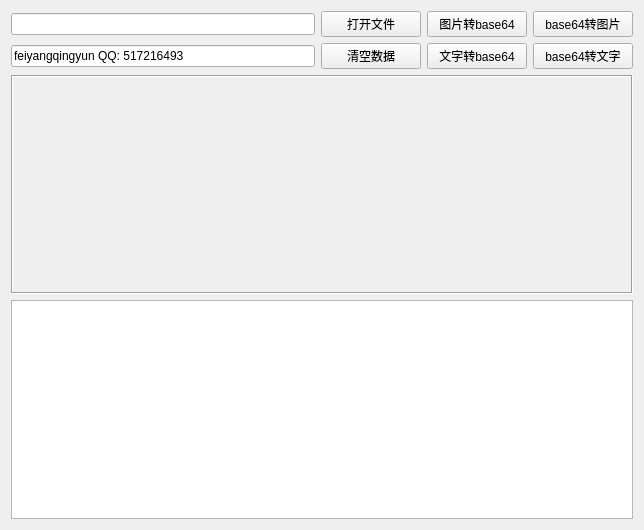
<?xml version="1.0" encoding="UTF-8"?>
<ui version="4.0">
 <class>frmBase64</class>
 <widget class="QWidget" name="frmBase64">
  <property name="geometry">
   <rect>
    <x>0</x>
    <y>0</y>
    <width>644</width>
    <height>530</height>
   </rect>
  </property>
  <property name="windowTitle">
   <string>Widget</string>
  </property>
  <layout class="QGridLayout" name="gridLayout">
   <item row="0" column="0">
    <widget class="QLineEdit" name="txtFile"/>
   </item>
   <item row="0" column="1">
    <widget class="QPushButton" name="btnOpen">
     <property name="minimumSize">
      <size>
       <width>100</width>
       <height>0</height>
      </size>
     </property>
     <property name="text">
      <string>打开文件</string>
     </property>
    </widget>
   </item>
   <item row="0" column="2">
    <widget class="QPushButton" name="btnImageToBase64">
     <property name="minimumSize">
      <size>
       <width>100</width>
       <height>0</height>
      </size>
     </property>
     <property name="text">
      <string>图片转base64</string>
     </property>
    </widget>
   </item>
   <item row="0" column="3">
    <widget class="QPushButton" name="btnBase64ToImage">
     <property name="minimumSize">
      <size>
       <width>100</width>
       <height>0</height>
      </size>
     </property>
     <property name="text">
      <string>base64转图片</string>
     </property>
    </widget>
   </item>
   <item row="1" column="0">
    <widget class="QLineEdit" name="txtText">
     <property name="text">
      <string>feiyangqingyun QQ: 517216493</string>
     </property>
    </widget>
   </item>
   <item row="1" column="1">
    <widget class="QPushButton" name="btnClear">
     <property name="minimumSize">
      <size>
       <width>100</width>
       <height>0</height>
      </size>
     </property>
     <property name="text">
      <string>清空数据</string>
     </property>
    </widget>
   </item>
   <item row="1" column="2">
    <widget class="QPushButton" name="btnTextToBase64">
     <property name="minimumSize">
      <size>
       <width>100</width>
       <height>0</height>
      </size>
     </property>
     <property name="text">
      <string>文字转base64</string>
     </property>
    </widget>
   </item>
   <item row="1" column="3">
    <widget class="QPushButton" name="btnBase64ToText">
     <property name="minimumSize">
      <size>
       <width>100</width>
       <height>0</height>
      </size>
     </property>
     <property name="text">
      <string>base64转文字</string>
     </property>
    </widget>
   </item>
   <item row="2" column="0" colspan="4">
    <widget class="QLabel" name="labImage">
     <property name="sizePolicy">
      <sizepolicy hsizetype="Preferred" vsizetype="Expanding">
       <horstretch>0</horstretch>
       <verstretch>0</verstretch>
      </sizepolicy>
     </property>
     <property name="frameShape">
      <enum>QFrame::Box</enum>
     </property>
     <property name="frameShadow">
      <enum>QFrame::Sunken</enum>
     </property>
     <property name="text">
      <string/>
     </property>
     <property name="alignment">
      <set>Qt::AlignCenter</set>
     </property>
    </widget>
   </item>
   <item row="3" column="0" colspan="4">
    <widget class="QTextEdit" name="txtBase64"/>
   </item>
  </layout>
 </widget>
 <layoutdefault spacing="6" margin="11"/>
 <resources/>
 <connections/>
</ui>
